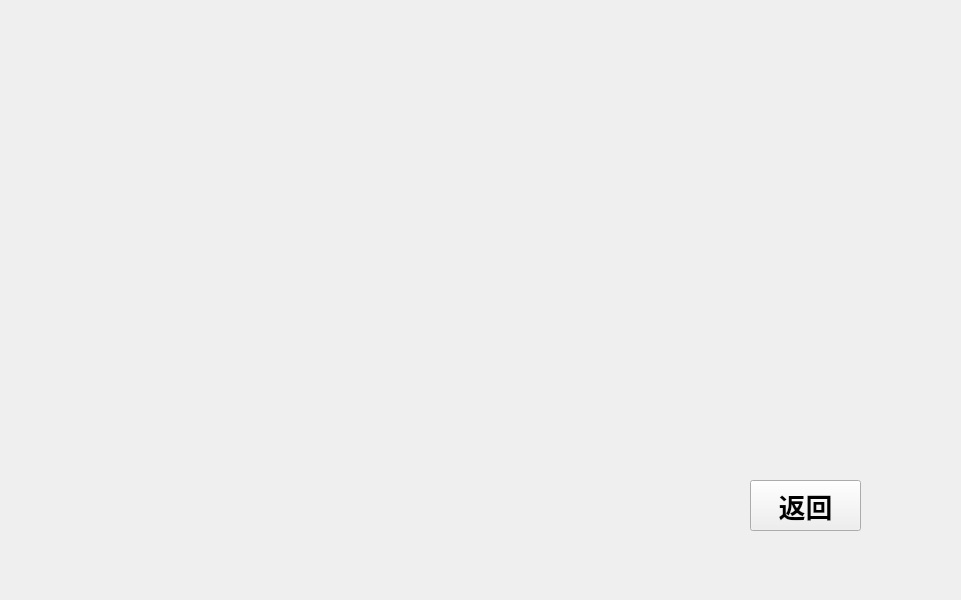
<?xml version="1.0" encoding="UTF-8"?>
<ui version="4.0">
 <class>game2player</class>
 <widget class="QWidget" name="game2player">
  <property name="geometry">
   <rect>
    <x>0</x>
    <y>0</y>
    <width>961</width>
    <height>600</height>
   </rect>
  </property>
  <property name="windowTitle">
   <string>Form</string>
  </property>
  <widget class="QPushButton" name="pushButton">
   <property name="geometry">
    <rect>
     <x>750</x>
     <y>480</y>
     <width>111</width>
     <height>51</height>
    </rect>
   </property>
   <property name="font">
    <font>
     <pointsize>20</pointsize>
     <bold>true</bold>
    </font>
   </property>
   <property name="text">
    <string>返回</string>
   </property>
  </widget>
  <widget class="QWidget" name="widget_2" native="true">
   <property name="geometry">
    <rect>
     <x>20</x>
     <y>20</y>
     <width>512</width>
     <height>512</height>
    </rect>
   </property>
   <property name="styleSheet">
    <string notr="true">background-image: url(:/res/chessboard.jpg);</string>
   </property>
  </widget>
  <widget class="QWidget" name="widget" native="true">
   <property name="geometry">
    <rect>
     <x>20</x>
     <y>20</y>
     <width>512</width>
     <height>512</height>
    </rect>
   </property>
  </widget>
 </widget>
 <resources/>
 <connections/>
</ui>
